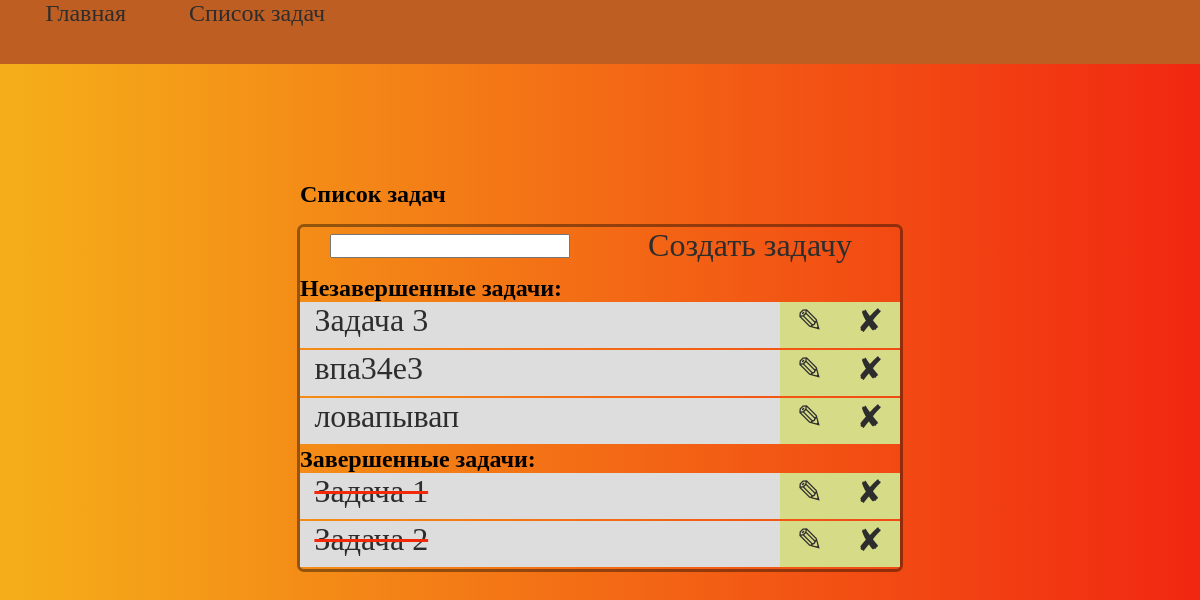
The page /tasks_list on the database as committed earlier.
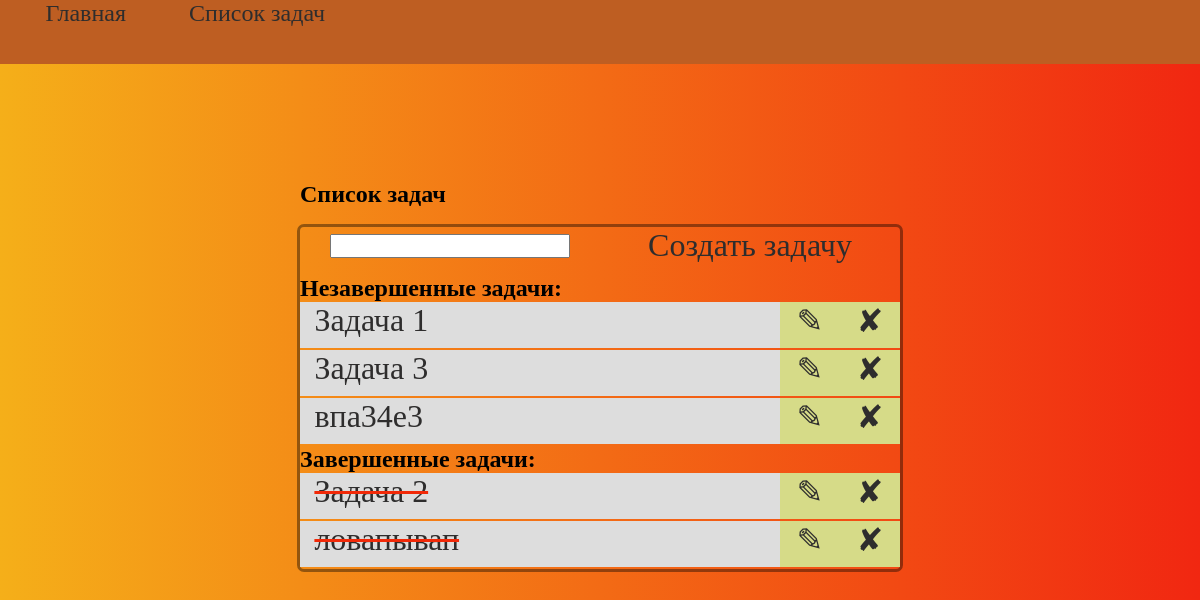
The same page on the database as committed later.
### todo/models.py (models this page shows)
class ToDo(models.Model):
    title = models.CharField(max_length=155, verbose_name='Задание')
    description = models.TextField(verbose_name='Описание')
    status = models.BooleanField(default=False, verbose_name='Статус')
    date = models.DateField(auto_now_add=True, verbose_name='Дата создания')
    time = models.TimeField(auto_now_add=True, verbose_name='Время добавления')

### todo/views.py (the view)
# urls.py: path('tasks_list', ToDoListView.as_view(), name='all_tasks'),
class ToDoListView(ListView):
    model = ToDo
    template_name = 'todo/tasks_list.html'
    context_object_name = 'todos'
    def get_queryset(self):
        queryset = super().get_queryset()
        return queryset.order_by('status', 'title')
    def get_context_data(self, *, object_list=None, **kwargs):
        object_list = super(ToDoListView, self).get_context_data()
        object_list['finished_tasks'] = object_list['object_list'].filter(status=True)
        object_list['unfinished_tasks'] = object_list['object_list'].filter(status=False)
        return object_list

### todo/templates/todo/tasks_list.html (shortened to what this page needs)
{% extends 'base.html' %}
{% load static %}
{% block css_add %}
    <link rel="stylesheet" href="{% static 'css/main.css' %}">
    <link rel="stylesheet" href="{% static 'todo/css/tasks_list.css' %}">
{% endblock %}
{% block content %}
    {% include 'includes/navbar.html' %}
        <div class="content__tasks">
            <div class="title__list">
                <h2>Список задач</h2>
            </div>
            <div class="tasks__list">
                <div class="create__tasks">
                    <div class="search__field">
                        <form action="/search">
                            <input type="search" name="query">
                        </form>
                    </div>
                    <div class="create__button">
                        <a href="{% url 'create_task' %}">Создать задачу</a>
                    </div>
                </div>
                <section class="tasks">
                    <div class="unfinished__tasks">
                            <h2>Незавершенные задачи: </h2>
                            {% for task in unfinished_tasks %}
                                <ul class="task unfinished__task">
                                    <li class="title__task"><a href="detail_task/{{ task.id }}">{{ task.title }}</a></li>
                                    <li class="update__task"><a href="update_task/{{ task.id }}">&#9998;</a></li>
                                    <li class="delete__task"><a href="delete_task/{{ task.id }}">&#10008;</a></li>
                                </ul>
                            {% endfor %}
                    </div>
                    <div class="finished__tasks">
                        <h2>Завершенные задачи: </h2>
                        {% for task in finished_tasks %}
                            <ul class="task finished__task">
                                <li class="title__task"><a href="detail_task/{{ task.id }}">{{ task.title }}</a></li>
                                <li class="update__task"><a href="update_task/{{ task.id }}">&#9998;</a></li>
                                <li class="delete__task"><a href="delete_task/{{ task.id }}">&#10008;</a></li>
                            </ul>
                        {% endfor %}
                    </div>
                </section>
            </div>
        </div>
{% endblock %}

### templates/base.html (shortened to what this page needs)
{% load static %}
<!DOCTYPE html>
<html lang="en">
<head>
    <link rel="stylesheet" href="{% static 'css/main.css' %} ">
    {% block css_add %} {% endblock %}
</head>
    {% block navigation %}
        <link rel="stylesheet" href="{% static 'css/navbar.css' %} ">
    {% endblock %}
<body>
    <div class="content">
        {% block content %} {% endblock %}
    </div>
</body>
</html>

### todo/templates/includes/navbar.html
<nav>
    <div class="navigation__bar">
        <a href="{% url 'main_page' %}" class="button__navigation">Главная</a>
        <a href="{% url 'all_tasks' %}" class="button__navigation">Список задач</a>
    </div>
</nav>

### static/css/main.css (style rules this page uses)
* { margin: 0; padding: 0; }
.content { background: linear-gradient(90deg, #f5af19, #f12711); height: 100vh; width: 100vw; }
.content__tasks { position: relative; background: linear-gradient(90deg, #f5af19, #f12711); }
a { text-decoration: none; color: #2e2d2d; }

### todo/static/todo/css/tasks_list.css (style rules this page uses)
.title__list { position: relative; height: 10rem; }
.title__list h2 { position: absolute; left: 25%; bottom: 10%; }
.create__tasks { display: grid; grid-template-columns: 1fr 1fr; height: 3rem; }
.tasks__list { margin-left: auto; margin-right: auto; width: 50%; border: 3px solid rgba(1, 1, 1, .4); border-radius: 7px; min-width: 550px; }
.create__tasks div { grid-template-columns: 1fr 1fr; display: grid; height: 3rem; font-size: 2rem; }
div.search__field { position: relative; width: 100% height: 100%; }
.search__field input { position: absolute; height: 50%; width: 80%; margin: 0.5em 0px 0 10%; }
div.create__button { position: relative; width: 100%; height: 100%; }
.create__button a { position: absolute; width: 100%; height: 100%; text-align: center; }
.task { grid-template-columns: 4fr .5fr .5fr; display: grid; height: 3rem; font-size: 2rem; }
.task li { margin-bottom: 2px; }
li { list-style-type: none; }
.title__task { position: relative; }
li.title__task a { position: absolute; background: #ddd; padding-left: 3%; width: 97%; height: 99%; }
.update__task, .delete__task { background: #d6db88; text-align: center; height: 95%; }
a { text-decoration: none; color: #2e2d2d; }
ul.finished__task .title__task a { text-decoration: line-through; text-decoration-color: #f12908; }

### static/css/navbar.css (style rules this page uses)
.navigation__bar { display: grid; grid-template-columns: 2fr 2fr 10fr; height: 4rem; text-align: center; background: #be5e22; }
a.button__navigation { font-size: 1.5rem; word-wrap: break-word; }

Rows that differ between the two databases and show on the page:
changed ToDo "Задача 1": moves from the list under "Завершенные задачи:" to the list under "Незавершенные задачи:"
changed ToDo "ловапывап": moves from the list under "Незавершенные задачи:" to the list under "Завершенные задачи:"
